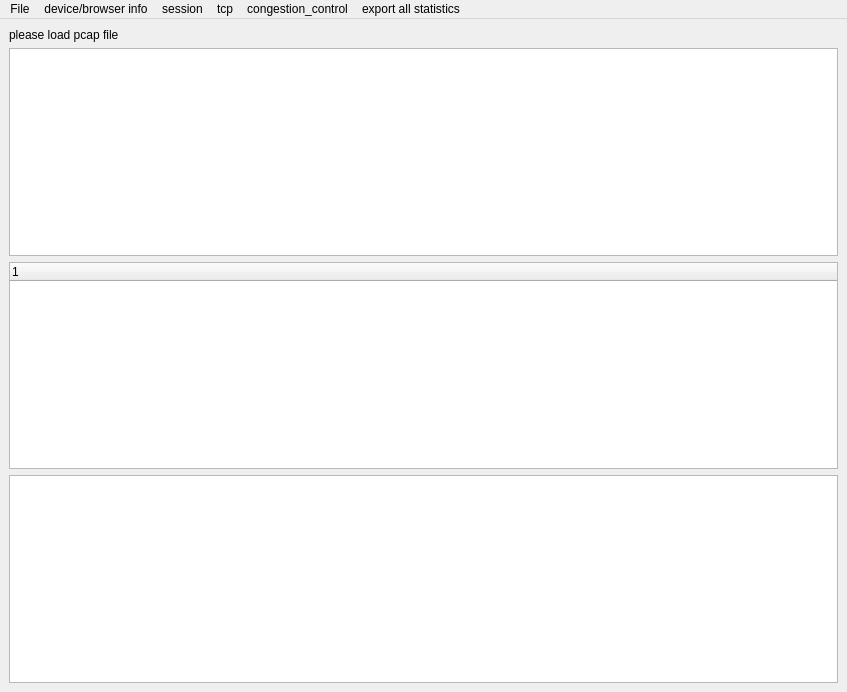
<?xml version="1.0" encoding="UTF-8"?>
<ui version="4.0">
 <class>MainWindow</class>
 <widget class="QMainWindow" name="MainWindow">
  <property name="geometry">
   <rect>
    <x>0</x>
    <y>0</y>
    <width>847</width>
    <height>692</height>
   </rect>
  </property>
  <property name="windowTitle">
   <string>MainWindow</string>
  </property>
  <widget class="QWidget" name="centralWidget">
   <layout class="QVBoxLayout" name="verticalLayout">
    <item>
     <widget class="QLabel" name="status_lb">
      <property name="text">
       <string>please load pcap file</string>
      </property>
     </widget>
    </item>
    <item>
     <widget class="QTableWidget" name="packet_table_widget"/>
    </item>
    <item>
     <widget class="QTreeWidget" name="packet_info_tree">
      <column>
       <property name="text">
        <string notr="true">1</string>
       </property>
      </column>
     </widget>
    </item>
    <item>
     <widget class="QTextBrowser" name="packet_info_text"/>
    </item>
   </layout>
  </widget>
  <widget class="QMenuBar" name="menuBar">
   <property name="geometry">
    <rect>
     <x>0</x>
     <y>0</y>
     <width>847</width>
     <height>25</height>
    </rect>
   </property>
   <widget class="QMenu" name="menuFile">
    <property name="title">
     <string>File</string>
    </property>
    <addaction name="actionLoad_pcap_file"/>
   </widget>
   <widget class="QMenu" name="menuDevice_browser_info">
    <property name="title">
     <string>device/browser info</string>
    </property>
    <addaction name="actionDev_bro_stat"/>
    <addaction name="actionExport_dev_bro_stat"/>
   </widget>
   <widget class="QMenu" name="menuSession">
    <property name="title">
     <string>session</string>
    </property>
    <addaction name="actionSession_split"/>
    <addaction name="actionSession_stat"/>
    <addaction name="actionResource_dis"/>
    <addaction name="actionExport_session_stat"/>
   </widget>
   <widget class="QMenu" name="menuTcp">
    <property name="title">
     <string>tcp</string>
    </property>
    <addaction name="actionTcp_stat"/>
    <addaction name="actionSession_conn_stat"/>
    <addaction name="actionProto_stat"/>
    <addaction name="actionExport_tcp_stat"/>
   </widget>
   <widget class="QMenu" name="menuConguestion_control">
    <property name="title">
     <string>congestion_control</string>
    </property>
    <addaction name="actionCong_stat"/>
    <addaction name="actionExport_cong_stat"/>
   </widget>
   <widget class="QMenu" name="menuExport_all_statistics">
    <property name="title">
     <string>export all statistics</string>
    </property>
   </widget>
   <addaction name="menuFile"/>
   <addaction name="menuDevice_browser_info"/>
   <addaction name="menuSession"/>
   <addaction name="menuTcp"/>
   <addaction name="menuConguestion_control"/>
   <addaction name="menuExport_all_statistics"/>
  </widget>
  <action name="actionLoad_pcap_file">
   <property name="text">
    <string>load pcap file</string>
   </property>
  </action>
  <action name="actionDev_bro_stat">
   <property name="text">
    <string>info statistic</string>
   </property>
  </action>
  <action name="actionSession_split">
   <property name="text">
    <string>session split</string>
   </property>
  </action>
  <action name="actionSession_stat">
   <property name="text">
    <string>session statistic</string>
   </property>
  </action>
  <action name="actionResource_dis">
   <property name="text">
    <string>session resource distribution</string>
   </property>
  </action>
  <action name="actionExport_dev_bro_stat">
   <property name="text">
    <string>export statistic</string>
   </property>
  </action>
  <action name="actionTcp_stat">
   <property name="text">
    <string>tcp conn statistic</string>
   </property>
  </action>
  <action name="actionSession_conn_stat">
   <property name="text">
    <string>session tcp conn statistic</string>
   </property>
  </action>
  <action name="actionCong_stat">
   <property name="text">
    <string>congestion_control statistic</string>
   </property>
  </action>
  <action name="actionExport_cong_stat">
   <property name="text">
    <string>export statistic</string>
   </property>
  </action>
  <action name="actionExport_session_stat">
   <property name="text">
    <string>export statistic</string>
   </property>
  </action>
  <action name="actionProto_stat">
   <property name="text">
    <string>protocol classified statistic</string>
   </property>
  </action>
  <action name="actionExport_tcp_stat">
   <property name="text">
    <string>export statistic</string>
   </property>
  </action>
 </widget>
 <resources/>
 <connections/>
</ui>
